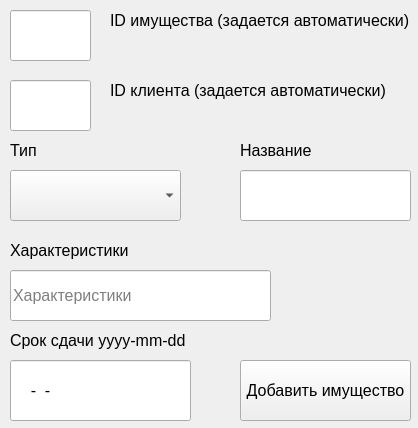
<?xml version="1.0" encoding="UTF-8"?>
<ui version="4.0">
 <class>MainWindow</class>
 <widget class="QMainWindow" name="MainWindow">
  <property name="geometry">
   <rect>
    <x>0</x>
    <y>0</y>
    <width>418</width>
    <height>428</height>
   </rect>
  </property>
  <property name="windowTitle">
   <string>Добавление имущества</string>
  </property>
  <widget class="QWidget" name="centralwidget">
   <widget class="QLineEdit" name="lineEdit">
    <property name="geometry">
     <rect>
      <x>10</x>
      <y>10</y>
      <width>81</width>
      <height>51</height>
     </rect>
    </property>
    <property name="font">
     <font>
      <pointsize>12</pointsize>
     </font>
    </property>
    <property name="readOnly">
     <bool>true</bool>
    </property>
   </widget>
   <widget class="QLabel" name="label">
    <property name="geometry">
     <rect>
      <x>110</x>
      <y>10</y>
      <width>311</width>
      <height>21</height>
     </rect>
    </property>
    <property name="font">
     <font>
      <pointsize>12</pointsize>
     </font>
    </property>
    <property name="text">
     <string>ID имущества (задается автоматически)</string>
    </property>
   </widget>
   <widget class="QLineEdit" name="lineEdit_2">
    <property name="geometry">
     <rect>
      <x>10</x>
      <y>80</y>
      <width>81</width>
      <height>51</height>
     </rect>
    </property>
    <property name="font">
     <font>
      <pointsize>12</pointsize>
     </font>
    </property>
    <property name="readOnly">
     <bool>true</bool>
    </property>
   </widget>
   <widget class="QLabel" name="label_2">
    <property name="geometry">
     <rect>
      <x>110</x>
      <y>80</y>
      <width>281</width>
      <height>21</height>
     </rect>
    </property>
    <property name="font">
     <font>
      <pointsize>12</pointsize>
     </font>
    </property>
    <property name="text">
     <string>ID клиента (задается автоматически)</string>
    </property>
   </widget>
   <widget class="QLineEdit" name="lineEdit_4">
    <property name="geometry">
     <rect>
      <x>240</x>
      <y>170</y>
      <width>171</width>
      <height>51</height>
     </rect>
    </property>
    <property name="font">
     <font>
      <pointsize>12</pointsize>
     </font>
    </property>
    <property name="inputMask">
     <string/>
    </property>
   </widget>
   <widget class="QLineEdit" name="lineEdit_5">
    <property name="geometry">
     <rect>
      <x>10</x>
      <y>270</y>
      <width>261</width>
      <height>51</height>
     </rect>
    </property>
    <property name="font">
     <font>
      <pointsize>12</pointsize>
     </font>
    </property>
    <property name="placeholderText">
     <string>Характеристики</string>
    </property>
   </widget>
   <widget class="QLabel" name="label_3">
    <property name="geometry">
     <rect>
      <x>10</x>
      <y>140</y>
      <width>71</width>
      <height>21</height>
     </rect>
    </property>
    <property name="font">
     <font>
      <pointsize>12</pointsize>
     </font>
    </property>
    <property name="text">
     <string>Тип</string>
    </property>
   </widget>
   <widget class="QLabel" name="label_4">
    <property name="geometry">
     <rect>
      <x>240</x>
      <y>140</y>
      <width>101</width>
      <height>21</height>
     </rect>
    </property>
    <property name="font">
     <font>
      <pointsize>12</pointsize>
     </font>
    </property>
    <property name="text">
     <string>Название</string>
    </property>
   </widget>
   <widget class="QLabel" name="label_5">
    <property name="geometry">
     <rect>
      <x>10</x>
      <y>240</y>
      <width>121</width>
      <height>21</height>
     </rect>
    </property>
    <property name="font">
     <font>
      <pointsize>12</pointsize>
     </font>
    </property>
    <property name="text">
     <string>Характеристики</string>
    </property>
   </widget>
   <widget class="QPushButton" name="pushButton">
    <property name="geometry">
     <rect>
      <x>240</x>
      <y>360</y>
      <width>171</width>
      <height>61</height>
     </rect>
    </property>
    <property name="font">
     <font>
      <pointsize>12</pointsize>
     </font>
    </property>
    <property name="text">
     <string>Добавить имущество</string>
    </property>
   </widget>
   <widget class="QComboBox" name="comboBox">
    <property name="geometry">
     <rect>
      <x>10</x>
      <y>170</y>
      <width>171</width>
      <height>51</height>
     </rect>
    </property>
    <property name="font">
     <font>
      <pointsize>12</pointsize>
     </font>
    </property>
    <property name="duplicatesEnabled">
     <bool>false</bool>
    </property>
   </widget>
   <widget class="QLineEdit" name="lineEdit_6">
    <property name="geometry">
     <rect>
      <x>10</x>
      <y>360</y>
      <width>181</width>
      <height>61</height>
     </rect>
    </property>
    <property name="font">
     <font>
      <pointsize>12</pointsize>
     </font>
    </property>
    <property name="inputMask">
     <string>0000-00-00</string>
    </property>
   </widget>
   <widget class="QLabel" name="label_6">
    <property name="geometry">
     <rect>
      <x>10</x>
      <y>330</y>
      <width>191</width>
      <height>21</height>
     </rect>
    </property>
    <property name="font">
     <font>
      <pointsize>12</pointsize>
     </font>
    </property>
    <property name="text">
     <string>Срок сдачи yyyy-mm-dd</string>
    </property>
   </widget>
  </widget>
 </widget>
 <resources/>
 <connections/>
</ui>
